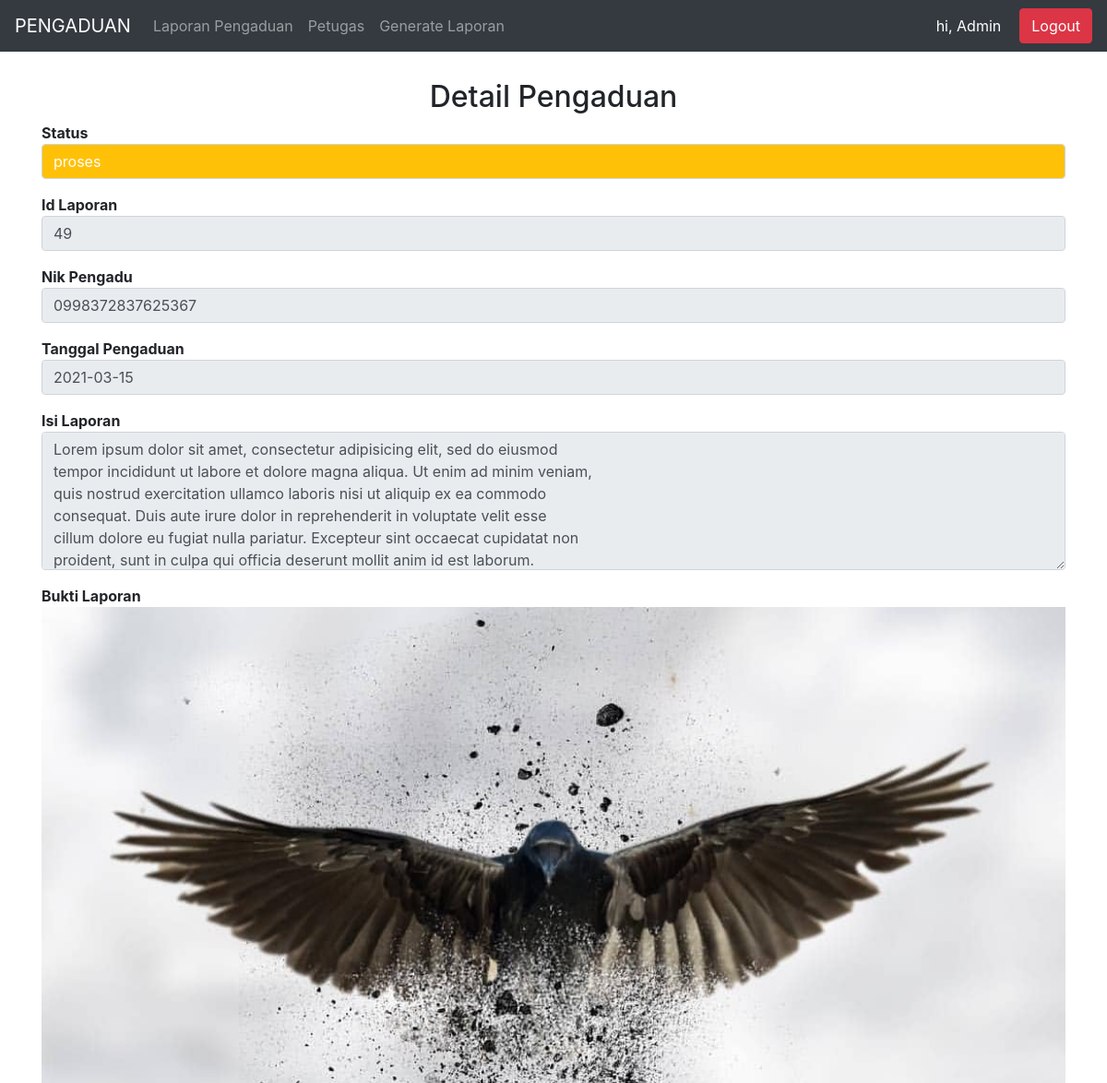
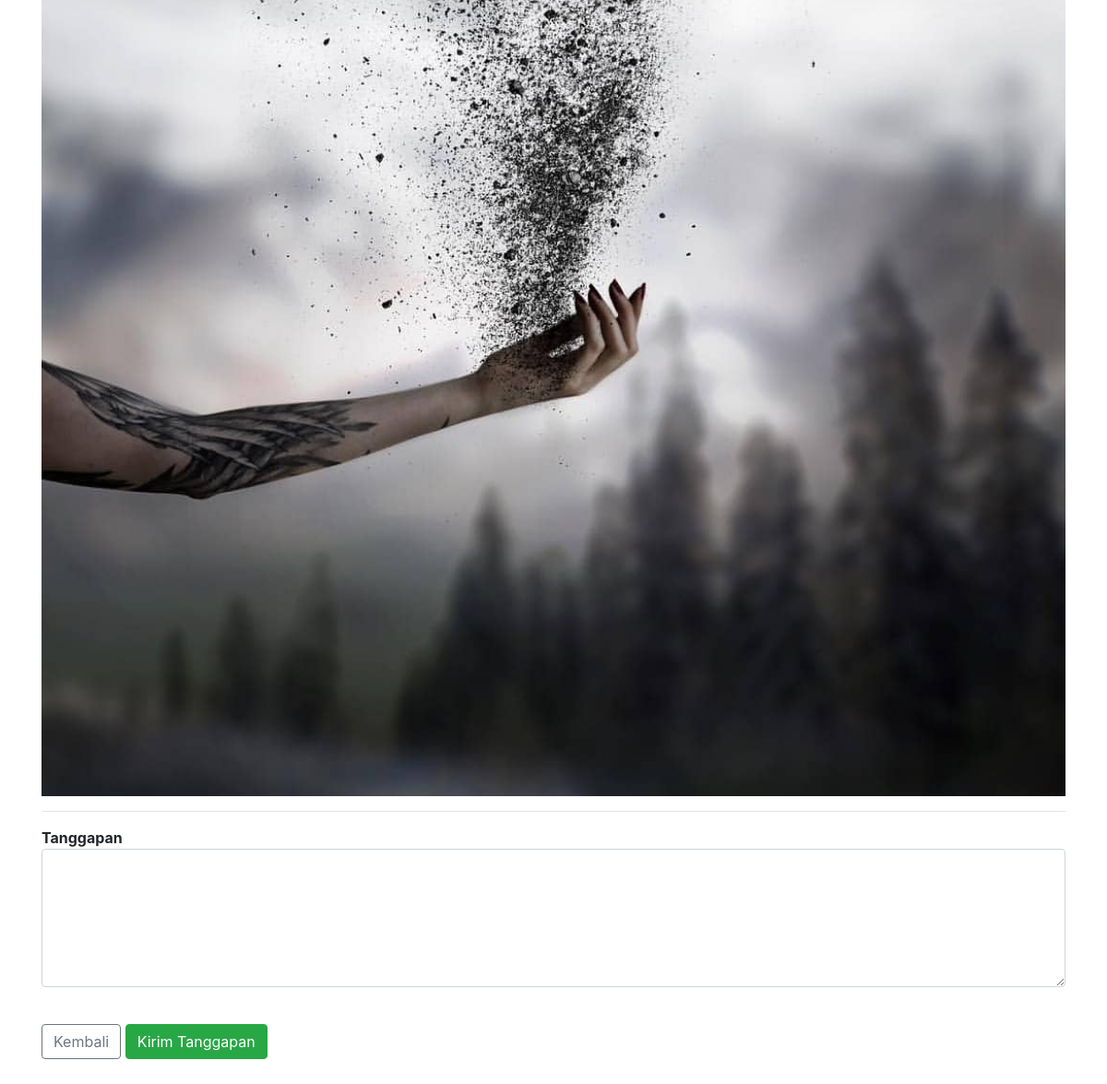
The page /public/admin/laporanDetail/49 (signed in) on the database as committed earlier (2 pictures, top to bottom).
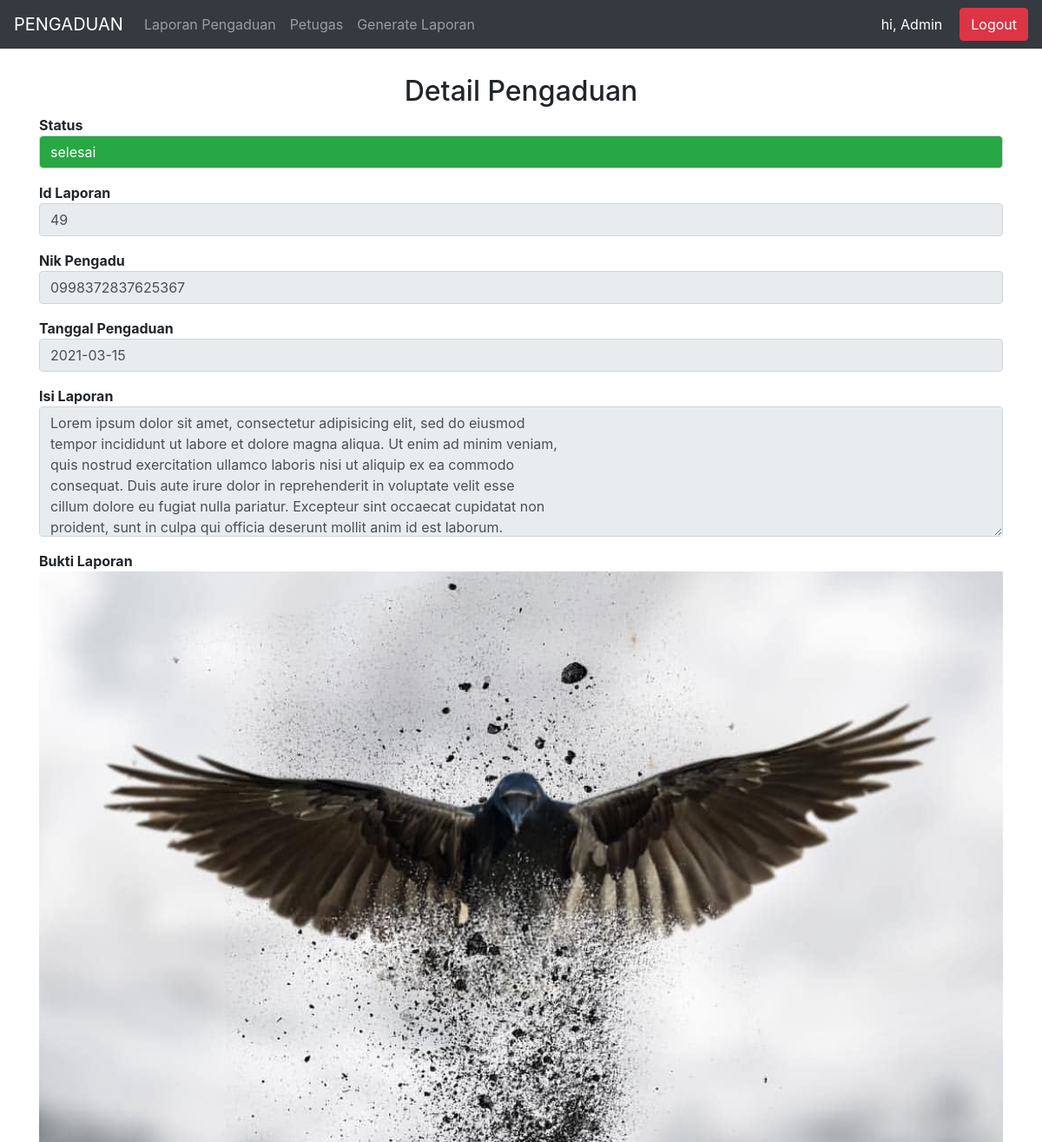
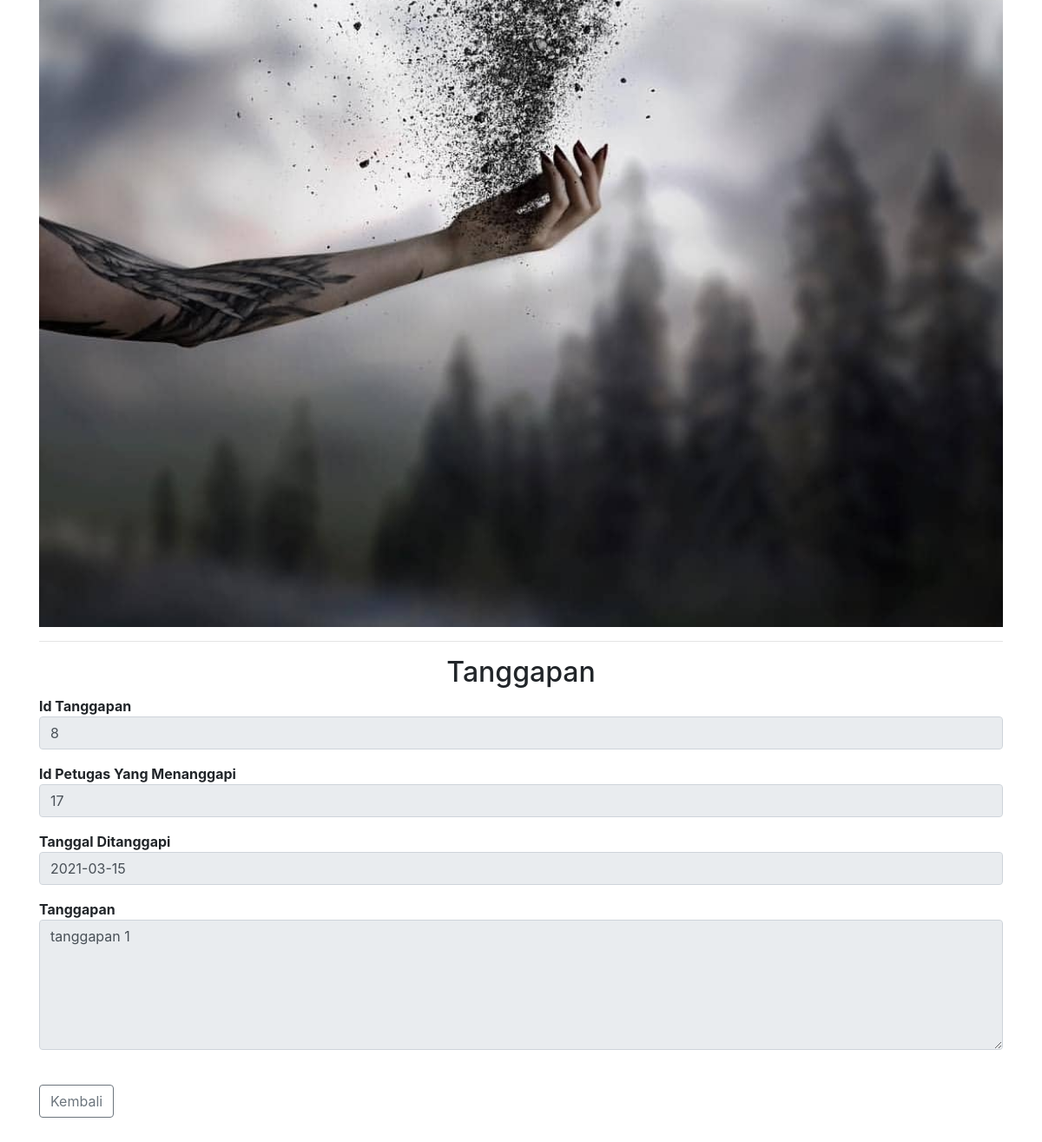
The same page on the database as committed later (2 pictures, top to bottom).
### tables this page shows
CREATE TABLE `pengaduan` (
  `id_pengaduan` int(11) NOT NULL,
  `tgl_pengaduan` date NOT NULL,
  `nik` char(16) NOT NULL,
  `isi_laporan` text NOT NULL,
  `foto` varchar(255) NOT NULL,
  `status` enum('0','proses','selesai') NOT NULL
);

CREATE TABLE `tanggapan` (
  `id_tanggapan` int(11) NOT NULL,
  `id_pengaduan` int(11) NOT NULL,
  `tgl_tanggapan` date NOT NULL,
  `tanggapan` text NOT NULL,
  `id_petugas` int(11) NOT NULL
);

### app/core/Controllers.php (called while the page is built, shortened)
<?php
class Controllers{
	public function view($view,$data=[]){
		require_once('../app/views/'.$view.'.php');
	}
	public function model($model){
		return new $model;
	}
}

### app/controller/Admin.php (called while the page is built, shortened)
<?php
class Admin extends Controllers{
	public function laporanDetail($id){
		$data = $this->model('Petugas_Model')->laporanDetail($id);
		$this->view('admin/laporanDetail',$data);
	}
}

### app/core/App.php (called while the page is built, shortened)
<?php
class App{
	private $method = "index";
	private $params = [];
	public function __construct(){
		$url = $this->getUrl();
		if (file_exists('../app/controller/' .$url[0] . '.php')) {
			unset($url[0]);
		}
		$this->controller = new $this->controller;
		if (isset($url[1])) {
			if (method_exists($this->controller, $url[1])) {
				$this->method = $url[1];
				unset($url[1]);
			}
		}
		if (!empty($url)) {
			$this->params = array_values($url);
		}
		call_user_func_array([$this->controller,$this->method], $this->params);
	}
	public function getUrl(){
		if (isset($_GET['url'])) {
			$url = rtrim($_GET['url'], '/');
			$url = filter_var($url, FILTER_SANITIZE_URL);
			return $url = explode('/', $url);
		}
	}
}

### public/index.php (called while the page is built, shortened)
<?php
$app = new App;

### app/core/Database.php (called while the page is built, shortened)
<?php
class Database{
	private $host = 'localhost';
	private $name = 'db_pengaduanMasyarakat_tuadi';
	private $pass = '';
	private $user = 'root';
	private $dbh;
	private $stmt;
	public function __construct(){
		$dsn = 'mysql:host='.$this->host.';dbname='.$this->name;
		$option = [
			PDO::ATTR_PERSISTENT => true,
			PDO::ATTR_ERRMODE => PDO::ERRMODE_EXCEPTION
		];
		try {
			$this->dbh = new PDO($dsn,$this->user,$this->pass,$option);
		} catch (PDOException $e) {
			die($e->getMessage());
		}
	}
	public function query($query){
		$this->stmt = $this->dbh->prepare($query);
	}
	public function execute(){
		$this->stmt->execute();
	}
	public function single(){
		$this->stmt->execute();
		return $this->stmt->fetch(PDO::FETCH_ASSOC);
	}
}

### app/model/Petugas_Model.php (called while the page is built, shortened)
<?php
class Petugas_Model{
	public function __construct(){
		$this->db = new Database;
	}
	public function laporanDetail($id){
		$query = "CALL getPengaduanId('$id')";
		$this->db->query($query);
		return $this->db->single();
	}
	public function dataTanggapan($id){
		$query = "SELECT * FROM tanggapan WHERE id_pengaduan = '$id'";
		$this->db->query($query);
		$this->db->execute();
		return $this->db->single();
	}
}

### app/views/admin/laporanDetail.php (the view, shortened to what the changed rows need)
<?php
	if ($data['status'] == "0") {
		$status = "Belum Divertifikasi";
		$bg = "danger";
	}elseif($data['status'] == "proses"){
		$status =  $data['status'];
		$bg = "warning";
	}elseif($data['status'] == "selesai"){
		$dataTanggapan = $this->model('Petugas_Model')->dataTanggapan($data['id_pengaduan']);
		$status =  $data['status'];
		$bg = "success";
	}
?>
<div class="container">
	<form action="<?= BASEURL ?>/admin/kerjakanLaporan<?php echo $data['status'] ?>/<?php echo $data['id_pengaduan'] ?>" method="POST" enctype="multipart/form-data">
		<center><h2>Detail Pengaduan</h2></center>
		<div class="form-group">
			<label for="isi">Status</label>
			<input class="form-control bg-<?php echo $bg ?>" type="text" name="nik" readonly="" value="<?php echo $status ?>">
		</div>
		<div class="form-group">
			<label for="isi">Id Laporan</label>
			<input class="form-control" type="number" name="nik" readonly="" value="<?php echo $data['id_pengaduan'] ?>">
		</div>
		<div class="form-group">
			<label for="isi">Nik Pengadu</label>
			<input class="form-control" type="number" name="nik" readonly="" value="<?php echo $data['nik'] ?>">
		</div>
		<div class="form-group">
			<label for="isi">Tanggal Pengaduan</label>
			<input class="form-control" type="text" name="nik" readonly="" value="<?php echo $data['tgl_pengaduan'] ?>">
		</div>
		<div class="form-group">
			<label for="isi">Isi Laporan</label>
			<textarea class="form-control" name="isi" readonly="" value="" ><?php echo $data['isi_laporan'] ?></textarea>
		</div>
		<div class="form-group">
			<label>Bukti Laporan</label>
			<br>
			<img src="<?= BASEURL ?>/gambar/<?php echo $data['foto'] ?>">
		</div>
		<?php if ($status == "proses") {
		 ?>
		 <hr>
		 <div class="form-group">
			<label for="isi">Tanggapan</label>
			<textarea class="form-control" type="text" name="tanggapan" required=""></textarea>
		</div>
	<?php 	} ?>
	<?php if ($status == "selesai") {
		 ?>
		 <hr>
		 <center><h2>Tanggapan</h2></center>
		 <div class="form-group">
			<label for="isi">Id Tanggapan</label>
			<input class="form-control" type="text" name="nik" readonly="" value="<?php echo $dataTanggapan['id_tanggapan'] ?>">
		</div>
		<div class="form-group">
			<label for="isi">Id Petugas Yang Menanggapi</label>
			<input class="form-control" type="text" name="nik" readonly="" value="<?php echo $dataTanggapan['id_petugas'] ?>">
		</div>
		<div class="form-group">
			<label for="isi">Tanggal Ditanggapi</label>
			<input class="form-control" type="text" name="nik" readonly="" value="<?php echo $dataTanggapan['tgl_tanggapan'] ?>">
		</div>
		 <div class="form-group">
			<label for="isi">Tanggapan</label>
			<textarea class="form-control" type="text" name="tanggapan" readonly=""><?php echo $dataTanggapan['tanggapan']; ?></textarea>
		</div>
	<?php 	} ?>
		<br>
		<a class="btn btn-outline-secondary" href="<?= BASEURL ?>/admin/index" >Kembali</a>
		<?php
			if ($status == "Belum Divertifikasi") {
		 ?>
		<input class="btn btn-warning" type="submit" name="submit" value="Vertifikasi & Proses">
	<?php
		}elseif ($status == "proses") {
	?>
		<input class="btn btn-success" type="submit" name="submit" value="Kirim Tanggapan">
		<?php
			}
		 ?>
	</form>
</div>

Rows that differ between the two databases and show on the page:
changed pengaduan id 49: nik "proses" → "selesai"; status "proses" → "selesai" (drawn)
added tanggapan: nik "8", nik "17", nik "2021-03-15", tanggapan "tanggapan 1"
Other text that changed with them:
form field submit: "Kirim Tanggapan" → (not shown)
text now shown: "Id Tanggapan Id Petugas Yang Menanggapi Tanggal Ditanggapi"
